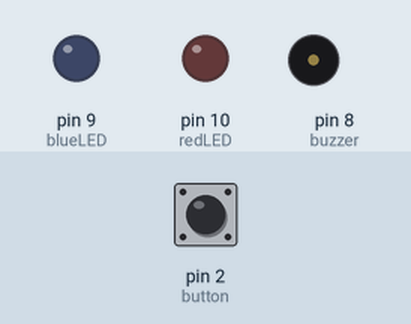
Simulated run of this sketch. Board: Arduino Uno, built with avr-gcc and run on an emulated ATmega328P. Shown: output pins drawn as LEDs (lit = HIGH), buzzer (waves = sounding). Inputs (shaded band) come from the test bench; at power-on: pin 2 (button) HIGH. Random numbers use the default seed unless the sketch sets one.

Above: at 1.2 s.
1.3 s: pin 2 (button) pulled LOW for 0.15 s
At 2.31 s:
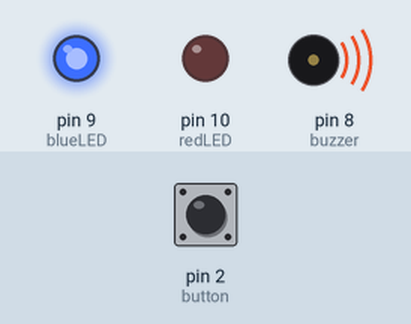
4.3 s: pin 2 (button) pulled LOW for 1 s
6.8 s: pin 2 (button) pulled LOW for 3.2 s
At 9.25 s:
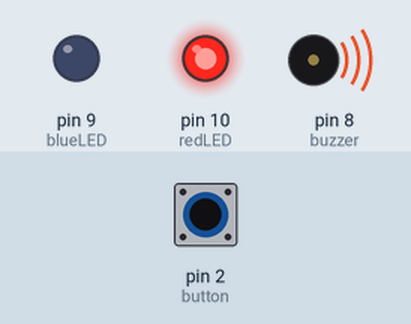
Timing chart, 0 to 17.5 s (numbered marks = the images above; inputs shaded):
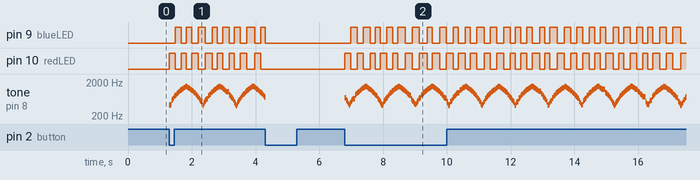

Measured:
- after the input at 1.3 s, pin 9 (blueLED): LOW → HIGH after 0.19 s, → LOW 0.18 s later, → HIGH 0.17 s later, → LOW 0.17 s later, … (15 changes in this stretch); pin 10 (redLED): goes 6 × (HIGH 0.19 s, LOW 0.18 s), HIGH 0.20 s, LOW 0.25 s, HIGH 0.19 s, then LOW, starting at once
- after the input at 6.8 s, pin 9 (blueLED): LOW → HIGH after 0.18 s, → LOW 0.21 s later, → HIGH 0.18 s later, → LOW 0.23 s later, … (54 changes in this stretch); pin 10 (redLED): LOW → HIGH at once, → LOW 0.18 s later, → HIGH 0.21 s later, → LOW 0.18 s later, … (55 changes in this stretch)

The sketch:

Police_Siren_Buzzer_and_RGB_led.ino
```cpp
// Advanced Police Siren + Irregular Red & Blue Flashes with Button
const int buzzer = 8;       // Passive buzzer pin
const int blueLED = 9;      // Blue pin of RGB LED
const int redLED = 10;      // Red pin of RGB LED
const int button = 2;       // Button pin

bool buzzerOn = false;
bool buttonPressed = false;

// Siren sweep variables
int freq = 400;
int freqStep = 15;
bool sweepUp = true;
unsigned long previousSirenTime = 0;
unsigned long sirenInterval = 5; // base speed

// LED flashing variables
unsigned long previousLEDTime = 0;
unsigned long ledInterval = 200; // initial flash interval
bool ledState = false;           // which LED is on

void setup() {
  pinMode(buzzer, OUTPUT);
  pinMode(blueLED, OUTPUT);
  pinMode(redLED, OUTPUT);
  pinMode(button, INPUT_PULLUP); // Button connected to GND

  digitalWrite(redLED, LOW);
  digitalWrite(blueLED, LOW);
  randomSeed(analogRead(A0)); // seed random for intervals
}

void loop() {
  unsigned long currentMillis = millis();

  // --- Button toggle ---
  if (digitalRead(button) == LOW) {
    if (!buttonPressed) {
      buzzerOn = !buzzerOn;
      buttonPressed = true;
      if (!buzzerOn) {
        noTone(buzzer);
        digitalWrite(blueLED, LOW);
        digitalWrite(redLED, LOW);
      }
    }
  } else {
    buttonPressed = false;
  }

  // --- Siren sweep ---
  if (buzzerOn && (currentMillis - previousSirenTime >= sirenInterval)) {
    previousSirenTime = currentMillis;

    // Update frequency
    if (sweepUp) {
      freq += freqStep;
      if (freq >= 1500) sweepUp = false;
    } else {
      freq -= freqStep;
      if (freq <= 400) sweepUp = true;
    }

    // Slightly vary siren interval for realism
    sirenInterval = 5 + random(0, 5);

    // Update buzzer
    tone(buzzer, freq);
  }

  // --- Irregular alternating police LED flashing ---
  if (buzzerOn && (currentMillis - previousLEDTime >= ledInterval)) {
    previousLEDTime = currentMillis;
    ledState = !ledState;

    digitalWrite(redLED, ledState ? HIGH : LOW);
    digitalWrite(blueLED, ledState ? LOW : HIGH);

    // Randomize next flash interval for realism
    ledInterval = 150 + random(0, 100); // 150ms to 250ms
  }
}
```
